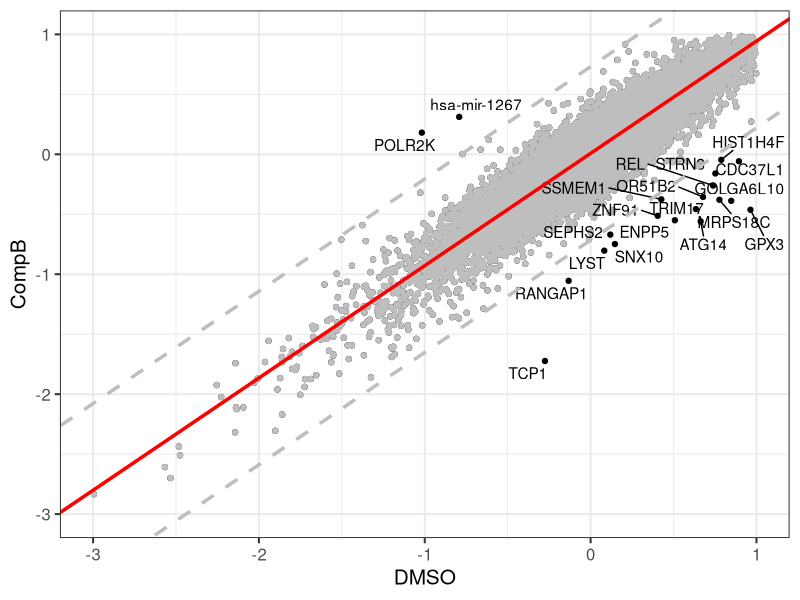

Recreate this plot in R. (Note: this script raises an error after producing the figure.)

#X vs Y，获取回归线上下SD的数据
setwd("D:\\writing\\20240301_CRISPR\\GSE126486\\dotline")
library(data.table)
library(dplyr)

tmp=fread("gene_effects.csv") %>% 
  tidyr::pivot_longer(c(2:ncol(.)),names_to = 'Gene',values_to = 'Effect')
#交叉比较分析
tmp %>% 
  select(c(cell_line_name,Gene,Effect)) %>% 
  tidyr::pivot_wider(names_from = cell_line_name, values_from = c(Effect)) %>% 
  setnames(c("Gene","y","x")) -> regression_data

#计算回归方程的系数
# alphas=seq(0.1,10,by=0.1)
# absolute_erros = lapply(
#   alphas,
#   FUN = function(alpha) {
#     sum_absolute_error = regression_data %>%
#       #计算垂直距离
#       mutate(y_dist = abs(y - x * alpha)*(1/sqrt(1+alpha^2))) %>%
#       select(y_dist) %>% sum()
#   }
# )
# candidate_alpha=alphas[which.min(absolute_erros)]
# |y-kx-b|/sqrt(1+k^2)
#结果可视化，采用6倍SD，可以根据项目改动
# sigma_sd = regression_data %>% 
#   mutate(y_dist = (y - x * candidate_alpha)*(1/sqrt(1+candidate_alpha^2)) ) %>% 
#   pull(y_dist) %>% sd()*6

#计算截距和斜率
linear_regression=lm(y~x,data=regression_data)
candidate_alpha=linear_regression$coefficients[2]
candidate_intercept=linear_regression$coefficients[1]
sigma_sd=regression_data %>% mutate(
  y_dist = abs(candidate_alpha*x + candidate_intercept - y)/sqrt(1+candidate_alpha^2)
) %>% pull(y_dist) %>% sd()*8

library(ggrepel)
p1=regression_data %>% 
  ggplot(aes(x=x,y=y))+
  geom_point()+
  geom_point(aes(x=x,y=y),colour='grey',
             data=regression_data %>% 
               mutate(y_dist = abs(candidate_alpha*x + candidate_intercept - y)/sqrt(1+candidate_alpha^2) )%>% 
               filter(y_dist < sigma_sd)
  )+
  geom_text_repel(aes(x=x,y=y,label=Gene),max.overlaps = 15,
                  data=regression_data %>% 
                    mutate(y_dist = abs(candidate_alpha*x + candidate_intercept - y)/sqrt(1+candidate_alpha^2) )%>% 
                    filter(y_dist > sigma_sd)
  )+
  geom_abline(slope = candidate_alpha,
              intercept = candidate_intercept,colour='red',lwd=1.2)+
  #计算上部截距
  geom_abline(slope = candidate_alpha,
              intercept = c(candidate_intercept + sigma_sd/(1/sqrt(1+candidate_alpha^2))), #sina=cos(1-a)=1/sqrt(1+k^2), tana=k,通过三角函数的关系，获取截距值
              colour='grey',lty=2,lwd=1.2)+
  #计算下部截距
  geom_abline(slope = candidate_alpha,
              intercept = c(candidate_intercept - sigma_sd/(1/sqrt(1+candidate_alpha^2))),
              colour='grey',lty=2,lwd=1.2)+
  labs(x="DMSO",y="CompB")+
  theme_bw(
    base_size = 15
  )+xlim(c(-3,1))+ylim(c(-3,1))
ggsave("comparisions_dotplot.jpg",p1,width = 8,height = 6)

#一些筛选结果
regression_data %>% 
  mutate(y_dist = (y - x * candidate_alpha)*(1/sqrt(1+candidate_alpha^2)) )%>% 
  filter(abs(y_dist) > sigma_sd) %>% arrange(desc(abs(y_dist))) %>% write.csv(.,"results/dependency_genes.csv")
regression_data %>% 
  mutate(y_dist = (y - x * candidate_alpha)*(1/sqrt(1+candidate_alpha^2)) )%>% 
  filter(abs(y_dist) > sigma_sd) %>% 
  filter(abs(x)<0.3 & abs(y)>0.8)